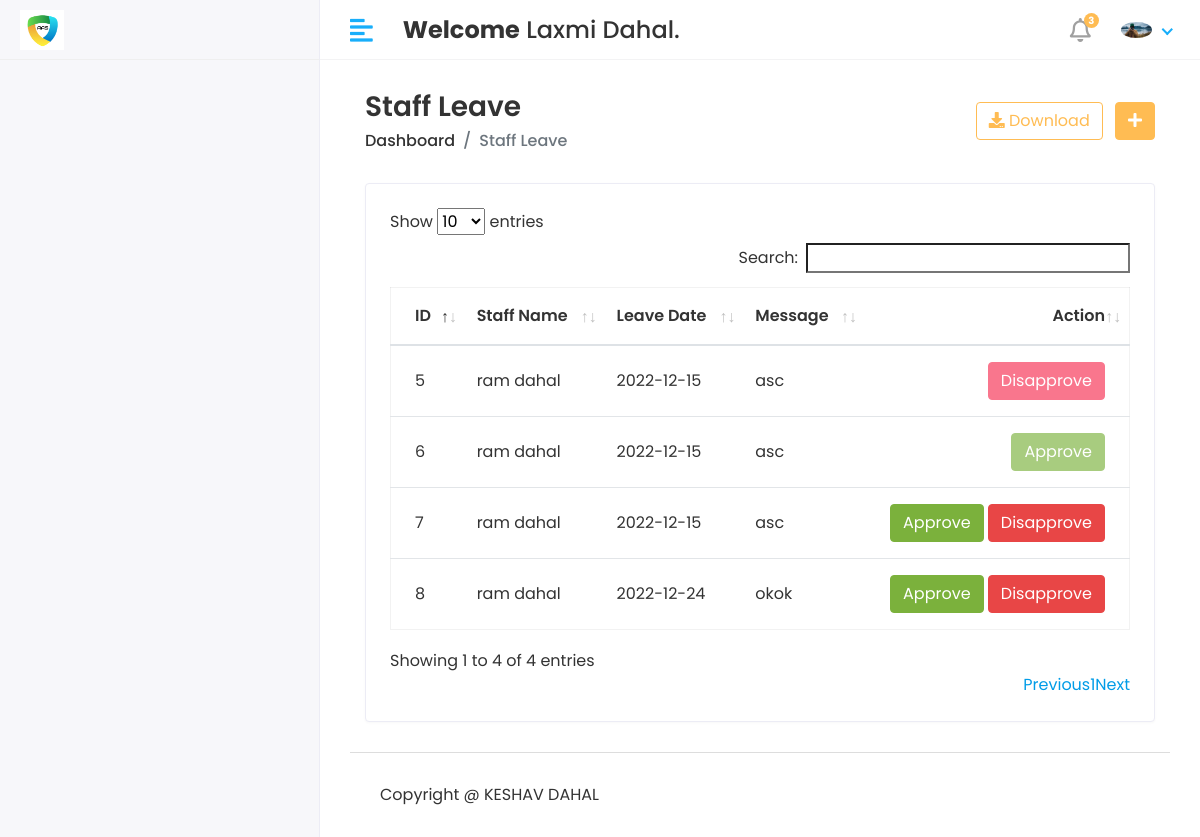
/Hod/Staff/Leave_view (signed in), run on the app's committed database.
### app/models.py (models this page shows, shortened)
class CustomUser(AbstractUser):
    USER = (
        ('1', 'HOD'),
        ('2', 'STAFF'),
        ('3', 'STUDENT'),
    )
    user_type = models.CharField(choices=USER, max_length=50, default=1)
    profile_pic = models.ImageField(upload_to='media/profile_pic')

class Staff_leave(models.Model):
    staff_id = models.ForeignKey(Staff, on_delete=models.CASCADE)
    date = models.CharField(max_length=100)
    message = models.TextField()
    status = models.IntegerField(default=0)
    created_at = models.DateTimeField(auto_now_add=True)
    update_at = models.DateTimeField(auto_now_add=True)

class Staff(models.Model):
    admin = models.OneToOneField(CustomUser, on_delete=models.CASCADE)
    address = models.TextField()
    gender = models.CharField(max_length=100)
    created_at = models.DateTimeField(auto_now_add=True)
    update_at = models.DateTimeField(auto_now=True)

### AAI/Hod_Views.py (the view)
# urls.py: path('Hod/Staff/Leave_view', Hod_Views.STAFF_LEAVE_VIEW,name='staff_leave_view'),
@login_required(login_url='/')
def STAFF_LEAVE_VIEW(request):
    staff_leave = Staff_leave.objects.all()
    context = {
        'staff_leave': staff_leave,
    }
    return render(request, 'Hod/staff_leave.html', context)

### templates/Hod/staff_leave.html (shortened to what this page needs)
{% extends 'base.html' %}
{% block content %}
 <div class="content container-fluid">
               <div class="page-header">
                  <div class="row align-items-center">
                     <div class="col">
                        <h3 class="page-title">Staff Leave</h3>
                        <ul class="breadcrumb">
                           <li class="breadcrumb-item"><a href="index.html">Dashboard</a></li>
                           <li class="breadcrumb-item active">Staff Leave</li>
                        </ul>
                     </div>
                     <div class="col-auto text-right float-right ml-auto">
                        <a href="#" class="btn btn-outline-primary mr-2"><i class="fas fa-download"></i> Download</a>
                        <a href="add-student.html" class="btn btn-primary"><i class="fas fa-plus"></i></a>
                     </div>
                  </div>
               </div>
               <div class="row">
                  <div class="col-sm-12">
                     <div class="card card-table">
                        <div class="card-body">
                           <div class="table-responsive">
                              <table id="table_id" class="table table-hover table-center mb-0 ">
                                 <thead>
                                    <tr>
                                       <th>ID</th>
                                       <th> Staff Name</th>
                                       <th>Leave Date</th>
                                       <th>Message</th>
                                       <th class="text-right">Action</th>
                                    </tr>
                                 </thead>
                                 <tbody>
                                 {% for i in staff_leave %}
                                    <tr>
                                       <td>{{i.id}}</td>
                                       <td>{{i.staff_id.admin.first_name}} {{i.staff_id.admin.last_name}}</td>
                                        <td>{{i.date}}</td>
                                        <td>{{i.message}}</td>
                                       <td class="text-right">
                                          <div class="actions">
                                             {% if i.status == 0 %}
                                            <a href="{% url 'staff_approve_leave' i.id %}" class="btn btn-success">Approve</a>
                                              <a href="{% url 'staff_disapprove_leave' i.id %}" class="btn btn-danger">Disapprove</a>
                                             {% elif i.status == 1 %}
                                             <button class="btn btn-success" disabled="disabled">Approve</button>
                                             {% else %}
                                             <button class="btn btn-danger" disabled="disabled">Disapprove</button>
                                             {% endif %}
                                          </div>
                                       </td>
                                 {% endfor %}
                                 </tbody>
                              </table>
                           </div>
                        </div>
                     </div>
                  </div>
               </div>
            </div>
{% endblock %}

### templates/includes/header.html (shortened to what this page needs)
{% load static %}
<div class="header">
    <div class="header-left">
       <a href="index.html" class="logo">
       <img src="{% static 'assets/img/logo.png' %}" alt="Logo">
       </a>
    </div>
    <a href="javascript:void(0);" id="toggle_btn">
    <i class="fas fa-align-left"></i>
    </a>
    <div class="top-nav-search mt-3">
     <h4><strong>Welcome</strong>&nbsp;<span>{{user.first_name}} {{user.last_name}}</span>.</h4>
    </div>
    <ul class="nav user-menu">
       <li class="nav-item dropdown noti-dropdown">
          <a href="#" class="dropdown-toggle nav-link" data-toggle="dropdown">
          <i class="far fa-bell"></i> <span class="badge badge-pill">3</span>
          </a>
       </li>
       <li class="nav-item dropdown has-arrow">
          <a href="#" class="dropdown-toggle nav-link" data-toggle="dropdown">
             {% if user.profile_pic == "" %}
              <span class="user-img"><img class="rounded-circle" src="{% static 'assets/img/aimg.jpg' %}" width="31" ></span>
             {% else %}
          <span class="user-img"><img class="rounded-circle" src="/{{user.profile_pic}}" width="31" ></span>
          {% endif %}
          </a>
       </li>
    </ul>
 </div>

### static/assets/css/style.css (style rules this page uses)
html { height: 100%; }
body { background-color: #fff; color: #333; font-family: 'Poppins', sans-serif; font-size: 1rem; height: 100%; line-height: 1.5; overflow-x: hidden; }
h1, h2, h3, h4, h5, h6 { font-family: 'Poppins', sans-serif; margin-top: 0; }
a { color: #009ce7; }
input, button, a { transition: all 0.4s ease; -moz-transition: all 0.4s ease; -o-transition: all 0.4s ease; -ms-transition: all 0.4s ease; -webkit-transition: all 0.4s ease; }
input, input:focus, button, button:focus { outline: none; }
ul, ol { padding: 0px; list-style: none; }
.table { color: #333; max-width: 100%; margin-bottom: 0; width: 100%; }
.table.dataTable { border-collapse: collapse !important; border: 1px solid rgba(0, 0, 0, 0.05); }
.table thead tr th { font-weight: 600; }
.table tbody tr { border-bottom: 1px solid rgba(0, 0, 0, 0.05); }
.table.table-center td, .table.table-center th { vertical-align: middle; }
.card-table .card-body .table > thead > tr > th { border-top: 0; }
.card-table .card-body .table tr td:first-child, .card-table .card-body .table tr th:first-child { padding-left: 1.5rem; }
.card-table .card-body .table tr td:last-child, .card-table .card-body .table tr th:last-child { padding-right: 1.5rem; }
.card-table .table td, .card-table .table th { border-top: 1px solid #e2e5e8; padding: 1rem 0.75rem; white-space: nowrap; }
.btn-primary { background-color: #FFBC53; border: 1px solid #FFBC53; }
.btn-success { background-color: #7bb13c; border: 1px solid #7bb13c }
.btn-success.disabled, .btn-success:disabled { background-color: #7bb13c; border-color: #7bb13c; color: #fff; }
.btn-danger { background-color: #e84646; border: 1px solid #e84646; }
.btn-danger.disabled, .btn-danger:disabled { background-color: #f62d51; border-color: #f62d51; color: #fff; }
.btn-outline-primary { color: #FFBC53; border-color: #FFBC53; }
.card { border: 1px solid #ececf5; box-shadow: 0 1px 3px 0 rgba(0, 0, 0, 0.03); margin-bottom: 1.875rem; }
.card-body { padding: 1.5rem; }
.header { background-color: #fff; border-bottom: 1px solid #f3f3f4; left: 0; position: fixed; right: 0; top: 0; z-index: 1001; height: 60px; }
.header .header-left { float: left; height: 60px; padding: 0 20px; position: relative; width: 320px; z-index: 1; transition: all 0.2s ease-in-out; background-color: #f7f7fa; border-bottom: 1px solid #efefef; border-right: 1px solid #ececf5; display: flex; align-items: center; }
.header .header-left .logo { display: inline-block; line-height: 60px; }
.header .header-left .logo img { max-height: 40px; width: auto; }
.header .dropdown-toggle:after { display: none; }
.header .has-arrow .dropdown-toggle:after { border-top: 0; border-left: 0; border-bottom: 2px solid #18aefa; border-right: 2px solid #18aefa; content: ''; height: 8px; display: inline-block; pointer-events: none; -webkit-transform-origin: 66% 66%; -ms-transform-origin: 66% 66%; transform-origin: 66% 66%; -webkit-transform: rotate(45deg); -ms-transform: rotate(45deg); transform: rotate(45deg); -webkit-transition: all 0.15s ease-in-out; transition: all 0.15s ease-in-out; width: 8px; vertical-align: 0px; }
.user-menu { float: right; margin: 0; position: relative; z-index: 99; padding-right: 15px; }
.user-menu.nav > li > a { color: #a0a0a0; font-size: 14px; line-height: 58px; padding: 0 15px; height: 60px; }
.user-img { margin-right: 3px; position: relative; }
.top-nav-search { float: left; margin-left: 15px; }
.page-header { margin-bottom: 1.875rem; }
.page-header .breadcrumb { background-color: transparent; color: #6c757d; font-size: 1rem; font-weight: 500; margin-bottom: 0; padding: 0; }
.page-header .breadcrumb a { color: #333; }
.page-title { font-size: 28px; font-weight: 600; color: #333; margin-bottom: 5px; }
.user-menu.nav > li > a .badge { background-color: #FFBC53; display: block; font-size: 10px; font-weight: bold; height: 15px; width: 15px; position: absolute; right: 7px; top: 13px; color: #fff; padding: 3px; }
.user-menu.nav > li > a > i { font-size: 1.5rem; line-height: 60px; }
@media (min-width: 992px) { #toggle_btn { align-items: center; color: #18aefa; display: inline-flex; float: left; font-size: 26px; height: 60px; justify-content: center; margin-left: 15px; padding: 0 15px; } }

### data on the page
CustomUser: first_name "Laxmi", last_name "Dahal", profile_pic (picture)
Staff_leave: id "5", staff_id.admin.first_name "ram", staff_id.admin.last_name "dahal", date "2022-12-15", message "asc", status "Disapprove"
Staff_leave: id "6", staff_id.admin.first_name "ram", staff_id.admin.last_name "dahal", date "2022-12-15", message "asc", status "Approve"
Staff_leave: id "7", staff_id.admin.first_name "ram", staff_id.admin.last_name "dahal", date "2022-12-15", message "asc", status "Approve"
Staff_leave: id "8", staff_id.admin.first_name "ram", staff_id.admin.last_name "dahal", date "2022-12-24", message "okok", status "Approve"
